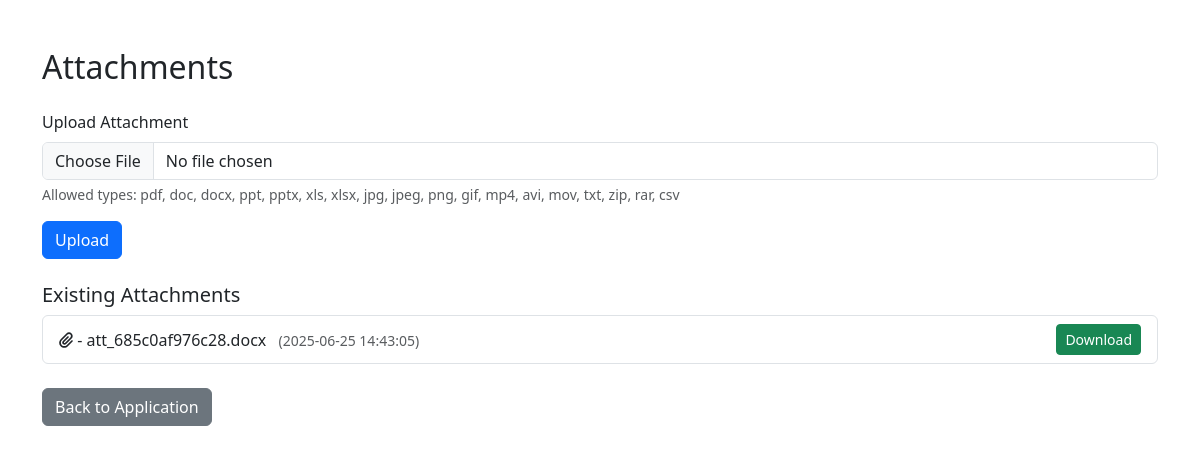
Screenshot of /dist/attachments_upload.php?application_id=4 with the database file from the repository.
### tables this page shows
CREATE TABLE `attachments` (
  `id` int(11) NOT NULL,
  `application_id` int(11) DEFAULT NULL,
  `file_type` enum('proposal','video','pitch_deck','business_plan') DEFAULT NULL,
  `file_path` varchar(255) DEFAULT NULL,
  `uploaded_at` timestamp NOT NULL DEFAULT current_timestamp()
);

### dist/attachments_upload.php (the view, shortened to what this page needs)
<?php
$host = "localhost";
$user = "root";
$password = "";
$dbname = "umic";
$conn = new mysqli($host, $user, $password, $dbname);
$allowed_types = [
    'pdf' => 'PDF',
    'doc' => 'Word',
    'docx' => 'Word',
    'ppt' => 'PowerPoint',
    'pptx' => 'PowerPoint',
    'xls' => 'Excel',
    'xlsx' => 'Excel',
    'jpg' => 'Image',
    'jpeg' => 'Image',
    'png' => 'Image',
    'gif' => 'Image',
    'mp4' => 'Video',
    'avi' => 'Video',
    'mov' => 'Video',
    'txt' => 'Text',
    'zip' => 'Archive',
    'rar' => 'Archive',
    'csv' => 'CSV',
];
$application_id = isset($_GET['application_id']) ? intval($_GET['application_id']) : (isset($_POST['application_id']) ? intval($_POST['application_id']) : 0);
$stmt = $conn->prepare("SELECT id, file_type, file_path, uploaded_at FROM attachments WHERE application_id = ? ORDER BY uploaded_at DESC");
$stmt->bind_param("i", $application_id);
$stmt->execute();
$attachments = $stmt->get_result();
?>
<!DOCTYPE html>
<html lang="en">
<head>
    <link href="https://cdn.jsdelivr.net/npm/bootstrap@5.3.0/dist/css/bootstrap.min.css" rel="stylesheet">
</head>
<body>
<div class="container my-5">
    <h2 class="mb-4">Attachments</h2>
    <form method="post" enctype="multipart/form-data" class="mb-4">
        <div class="mb-3">
            <label for="attachment" class="form-label">Upload Attachment</label>
            <input type="file" class="form-control" id="attachment" name="attachment" required>
            <div class="form-text">Allowed types: <?= implode(', ', array_keys($allowed_types)) ?></div>
        </div>
        <button type="submit" class="btn btn-primary">Upload</button>
    </form>
    <h5>Existing Attachments</h5>
    <?php if ($attachments->num_rows > 0): ?>
        <ul class="list-group">
            <?php while ($att = $attachments->fetch_assoc()): ?>
                <li class="list-group-item d-flex justify-content-between align-items-center">
                    <span><i class="fas fa-paperclip"></i> <?= htmlspecialchars($att['file_type']) ?> - <?= htmlspecialchars($att['file_path']) ?> <small class="text-muted ms-2">(<?= $att['uploaded_at'] ?>)</small></span>
                    <a href="../uploads/<?= urlencode($att['file_path']) ?>" class="btn btn-sm btn-success" download>Download</a>
                </li>
            <?php endwhile; ?>
        </ul>
    <?php else: ?>
        <div class="alert alert-info">No attachments uploaded yet.</div>
    <?php endif; ?>
    <a href="application_view.php?id=<?= $application_id ?>" class="btn btn-secondary mt-4">Back to Application</a>
</div>
</body>
</html>

### rows the page displays
attachments: file_path "att_685c0af976c28.docx", uploaded_at "2025-06-25 14:43:05"

### other values shown
implode(', ', array_keys($allowed_types)) "pdf, doc, docx, ppt, pptx, xls, xlsx, jpg, jpeg, png, gif, mp4, avi, mov, txt, zip, rar, csv"
